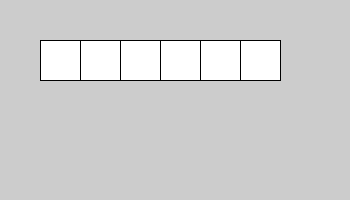
Frame 1 (no input)
Frame 60 (the mouse pressed at the canvas centre just before this capture): identical to frame 1, image omitted
Frame 120 (the mouse held since frame 60 and released just before this capture): identical to frame 1, image omitted

The Processing sketch that drew this single still picture (run headless with seeded random() and noise(); from frame 60 on, the mouse is pressed at the canvas centre):

// Processing sketch: Programing1Lesson05Task
// ── Programing1Lesson05Task.pde
//正方形を６つ描画するプログラム
//WindowSizeは350x200
//左端の正方形の頂点の座標は(40, 40)
//正方形の1辺の長さは40

void setup () {
  size(350, 200); //WindowSizeの定義
}

void draw () {
  int x = 40; //頂点のx座標を定義
  int y = 40; //頂点のy座標を定義
  int rectOneSide = 40; //一辺の長さを定義

  for(int i = 0; i < 6; i++) {//繰り返し回数6回で図形を描画
  rect(x + rectOneSide * i, y, rectOneSide, rectOneSide);
  }
  
}
